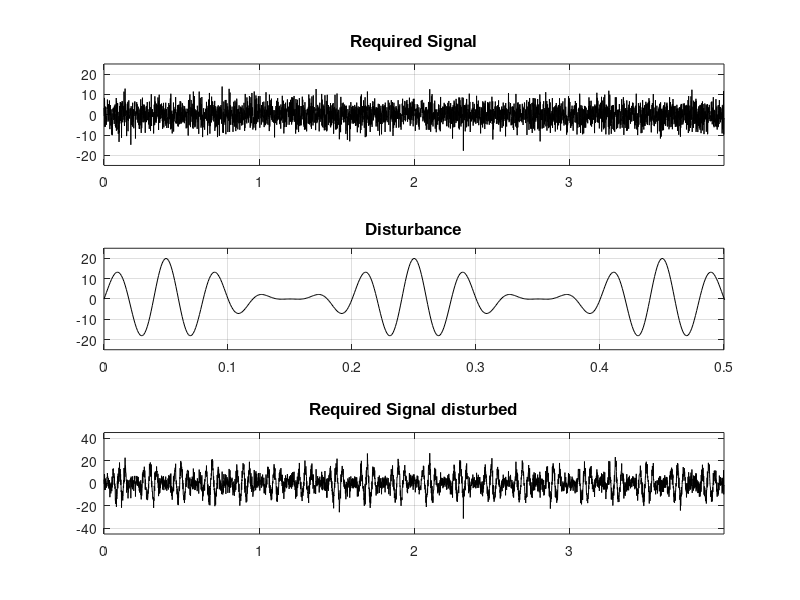
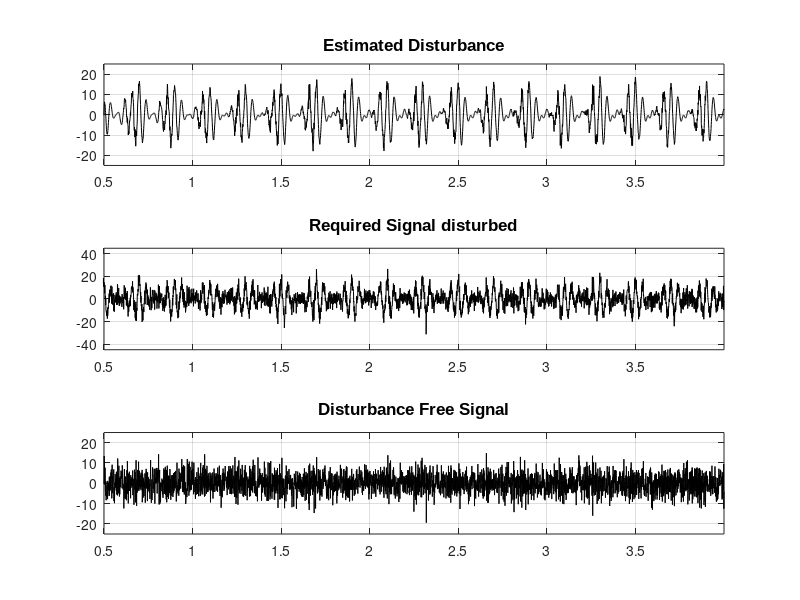
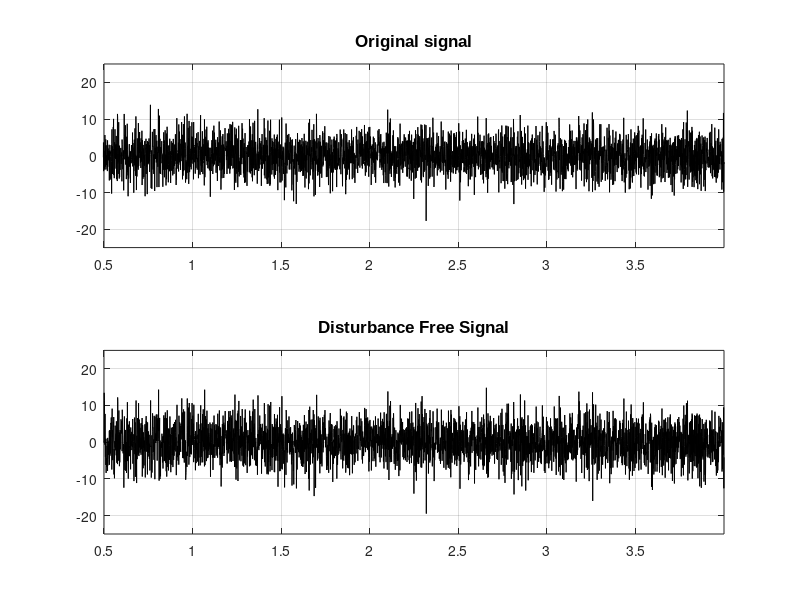
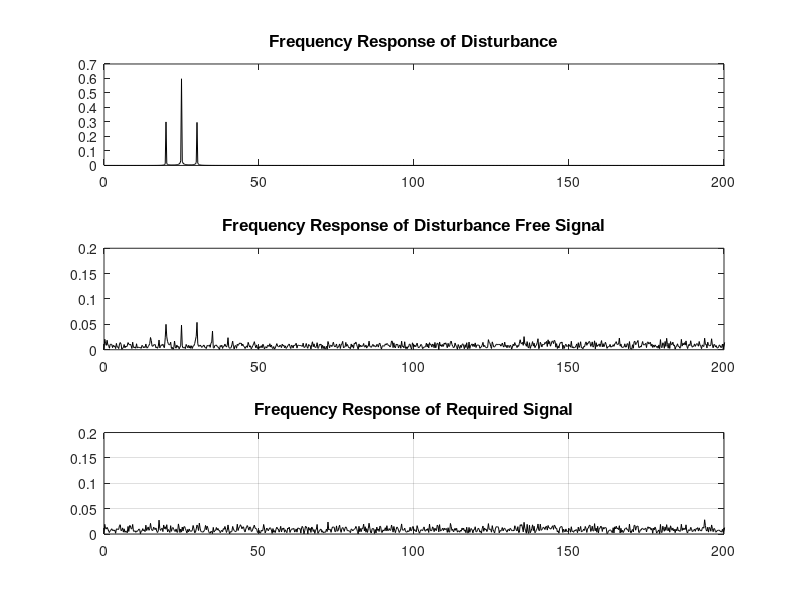

These figures' MATLAB source, in order:
clear all;
pkg load signal

% Sampling rate
Fs = 1000;

T = 1/Fs;
M = 4000;
t = (0:M-1)*T;

%s = 20*sin((6.28*150*t));
%s = zeros(1,M);
s = 4*randn(1,M);
x = (5*sin((6.28*5*t))+5).*(2*sin(6.28*25*t));
x_d = (5*sin(5*(6.28*t-0.3))+5).*(1.5*sin(25*(6.28*t-0.3)));

%d = s+x;
d = s+x_d;
% prediction order (FIR filter order + 1)
p = 32
b = zeros(p,1);
% FIR filter order
N  = length(b)-1;
Lx = length(x);
x_init = x(1:500);
Lx_init = length(x_init);
Rx = xcorr(x_init,'unbiased');
disp(Rx(Lx_init));

%alpha = 0.000003;
%alpha = 1/(Rx(Lx_init)*(p+1)*10);
%disp(alpha);

y = zeros(1,Lx);
e = zeros(1,Lx+1);
xx = [zeros(p,1)' x];
rx0 = Rx(Lx_init);

for k = 1:Lx
    if k > Lx_init
      %rx1 = rx0 + ((1/Lx_init)*((xx(k)*xx(k))-(xx(k-Lx_init)*xx(k-Lx_init))));
      rx1 = rx0 + ((1/Lx_init)*((xx(k)*xx(k))-rx0));
      %Rx = xcorr(x(k-Lx_init+1:k),'unbiased');
      %rx1 = Rx(Lx_init);
      mu = 1/(rx1*(p+1)*10);
      xn  = xx(k:1:k+N)';
      b = b + 2*mu*e(k)*xn;
      y(k) = xx(k+1:1:k+1+N)*b;
      e(1+k) = d(k) - y(k);
      rx0 = rx1;
    endif
end

e = e(1:Lx);

f = [0:floor((M-1)/2)] / (M*(1/1000));

Yx = fft(hamming(M)'.*x_d');
Yx = Yx/M;
Yx = [Yx(1) 2*Yx(2:floor((M-1)/2)+1)];

Ye = fft(hamming(M)'.*e');
Ye = Ye/M;
Ye = [Ye(1) 2*Ye(2:floor((M-1)/2)+1)];

Ys = fft(hamming(M)'.*s');
Ys = Ys/M;
Ys = [Ys(1) 2*Ys(2:floor((M-1)/2)+1)];

figure(1)
clf
subplot(3,1,1)
plot(t,s,'k')
ylim([-25 25])
xlim([0 (M-1)*T])
title('Required Signal','FontName','Arial','FontSize',12)
grid on
subplot(3,1,2)
plot(t,x,'k')
ylim([-25 25])
xlim([0 0.5])
title('Disturbance','FontName','Arial','FontSize',12)
grid on
subplot(3,1,3)
plot(t,d,'k')
ylim([-45 45])
xlim([0 (M-1)*T])
title('Required Signal disturbed','FontName','Arial','FontSize',12)
grid on

figure(2)
clf
subplot(3,1,1)
plot(t,y,'k')
ylim([-25 25])
xlim([Lx_init*T (M-1)*T])
title('Estimated Disturbance','FontName','Arial','FontSize',12)
grid on
subplot(3,1,2)
plot(t,d,'k')
ylim([-45 45])
xlim([Lx_init*T (M-1)*T])
title('Required Signal disturbed','FontName','Arial','FontSize',12)
grid on
subplot(3,1,3)
plot(t,e,'k')
ylim([-25 25])
xlim([Lx_init*T (M-1)*T])
title('Disturbance Free Signal','FontName','Arial', 'FontSize',12)
grid on

figure(3)
clf
subplot(2,1,1)
plot(t,s,'k')
ylim([-25 25])
xlim([Lx_init*T (M-1)*T])
title('Original signal','FontName','Arial','FontSize',12)
grid on
subplot(2,1,2)
plot(t,e,'k')
ylim([-25 25])
xlim([Lx_init*T (M-1)*T])
title('Disturbance Free Signal','FontName','Arial', 'FontSize',12)
grid on

figure(4)
clf
subplot(3,1,1)
plot(f,abs(Yx),'k')
%ylim([0 0.2])
xlim([0 200])
title('Frequency Response of Disturbance','FontName','Arial', 'FontSize',12)
subplot(3,1,2)
plot(f,abs(Ye),'k')
ylim([0 0.2])
xlim([0 200])
title('Frequency Response of Disturbance Free Signal','FontName','Arial', 'FontSize',12)
subplot(3,1,3)
plot(f,abs(Ys),'k')
ylim([0 0.2])
xlim([0 200])
title('Frequency Response of Required Signal','FontName','Arial', 'FontSize',12)
grid on

figure(5)
clf
subplot(2,1,1)
plot(t,x,'k')
ylim([-25 25])
xlim([0 0.5])
title('Disturbance','FontName','Arial','FontSize',12)
grid on
subplot(2,1,2)
plot(t,x_d,'k')
ylim([-25 25])
xlim([0 0.5])
title('Disturbance echo','FontName','Arial','FontSize',12)
grid on
